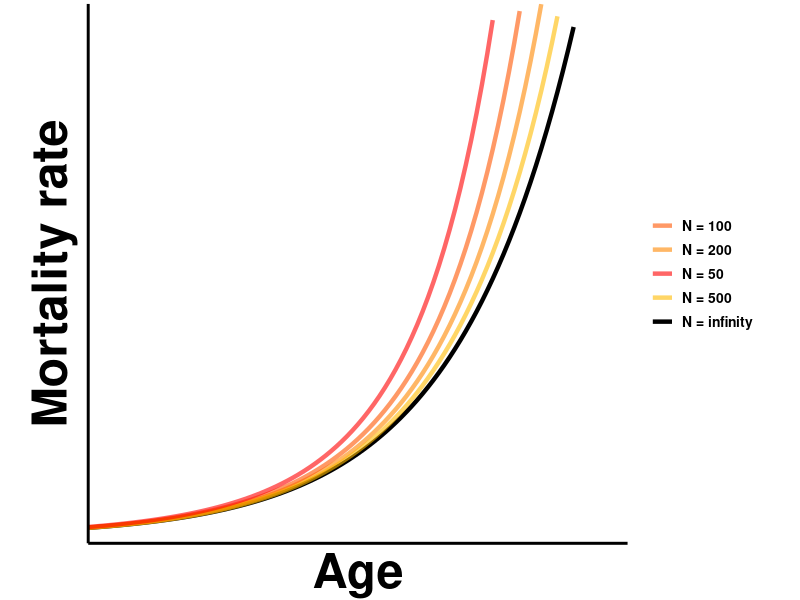
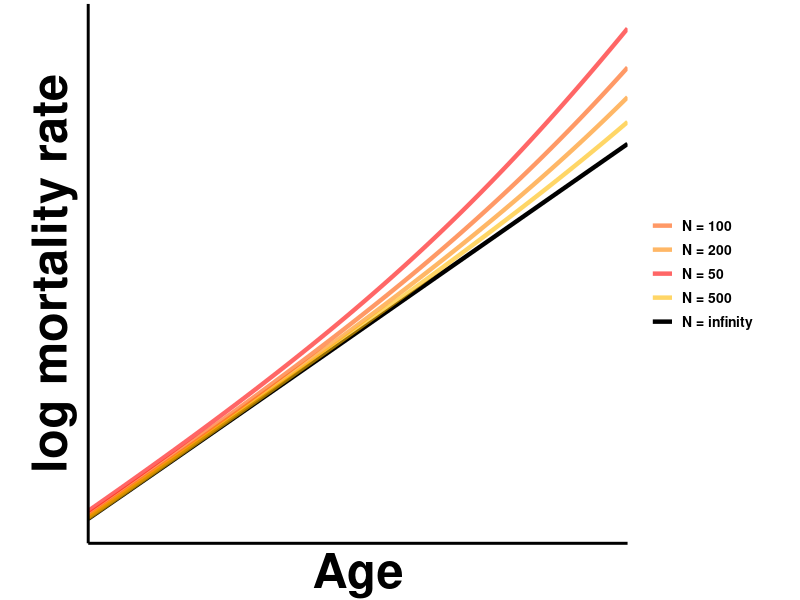

Source code (R) for these figures, in order:
############################
# Compare how the deterministic predictions compare to
# expected trajectory of finite N (stochastic) systems that we got from Ito
# for the Tithonus model
# Written by Shikhara Bhat
# JGU Mainz, Germany
# Date: Mon Oct 06 20:33:41 2025
###########################
library(ggplot2) #for plotting


##########################
#Define the curves we want to plot
# we are using failures: f ---> f + 1/N at rate r_+ = (1-f)*(2phi + kr f)
#              repair:   f ---> f - 1/N at rate r_- = (1-f)*phi
#
# thus the failure rule is r_+ - r_- = (1-f)*(phi + kr f)
# and the turnover is (r_+ + r_-) = (1-f)*(3phi + kr).

#The Gompertz-Makeham curve M + a*exp(bt)
gompertz_makeham <- function(t,phi,k,mu_e,chi,f0){
  
  #composite variables for convenience
  alpha <- phi + k*f0
  beta <- phi + k
  
  #from our analytics
  M <- mu_e - (chi*phi)/(k-phi)
  a <- chi*alpha/((k-phi)*(1-f0))
  
  return (M + a*exp(beta*t))
}


# the N to infinity prediction
inf_N_solution <- function(t,phi,k,mu_e,chi,f0,N){
  
  #composite variables for convenience
  alpha <- phi + k*f0
  beta <- phi + k
  
  numerator <- (alpha*exp(beta*t))-phi*(1-f0)
  denominator <- beta + alpha*(exp(beta*t)-1)
  
  #analytical solution
  f <- numerator/denominator
  
  intr_mort <- f/(1-f) 
  return (mu_e + chi*intr_mort)
}


dmu <- function(t,phi,k,chi,f0,N){
  
  #composite variables for convenience
  alpha <- phi + k*f0
  beta <- phi + k
  
  numerator <- (alpha*exp(beta*t))-phi*(1-f0)
  denominator <- beta + alpha*(exp(beta*t)-1)
  
  #analytical solution
  f <- numerator/denominator
  
  r <- (1-f)*(phi+k*f)
  tau <- (1-f)*(3*phi + k)
  
  muprime <- chi/((1-f)^2)
  
  mudoubleprime <- 2*chi/((1-f)^3)
  
  
  return (r*muprime + (tau*mudoubleprime/(2*N)))
}

#for N < \infty we'll just solve it numerically
expected_finite_N_solution <- function(t,phi,k,mu_e,chi,f0,N){
  
  intrinsic_mort <- integrate(dmu, lower=0, upper = t, phi=phi,k=k,chi=chi,f0=f0,N=N)$value
  
  return (mu_e +  intrinsic_mort)
}

expected_finite_N_solution <- Vectorize(expected_finite_N_solution)


###############################
#Plotting

#define parameters
#X and Y axis scales are unparameterized/arbitrary anyway.
my_params <- list(phi = 0.001, #intrinsic failure (constant component)
                  k = 0.1, #interdependence rate (coefficient of linear component)
                  mu_e = 1e-2, #extrinsic mortality
                  chi = 0.2,   #how strongly failures impact mortality
                  f0 = 0.01 #initial condition
)

#base layer. Control the axis limits and padding here
lineplot <- ggplot() + scale_x_continuous(limits = c(50,95), expand = c(0,0))
lineplot <- lineplot + scale_y_continuous(limits = c(-0.5,39), expand = c(0,0))


###########################
#Plot on a linear scale


#lineplot <- lineplot + geom_function(fun=gompertz_makeham, args = my_params,aes(color='Gompertz-Makeham'),linetype='dashed',linewidth=2,linetype = 'dashed')
lineplot <- lineplot + geom_function(fun=inf_N_solution, args = c(my_params,N=Inf),aes(color='N = infinity'),linewidth=1.5, alpha = 1)
lineplot <- lineplot + geom_function(fun=expected_finite_N_solution, args = c(my_params,N=200),aes(color='N = 200'),linewidth=1.5, alpha = 0.6)
lineplot <- lineplot + geom_function(fun=expected_finite_N_solution, args = c(my_params,N=100),aes(color='N = 100'),linewidth=1.5, alpha = 0.6)
lineplot <- lineplot + geom_function(fun=expected_finite_N_solution, args = c(my_params,N=500),aes(color='N = 500'),linewidth=1.5, alpha = 0.6)
lineplot <- lineplot + geom_function(fun=expected_finite_N_solution, args = c(my_params,N=50),aes(color='N = 50'),linewidth=1.5, alpha = 0.6)

#add a vertical line for plateau time
#lineplot <- lineplot + geom_vline(xintercept = plateau_time(phi=0.08,f0=0,kr=7.92),linetype='dotted',linewidth=2,alpha=0.6, color='#666666')

#add a legend
lineplot <- lineplot + scale_color_manual(values =  c('N = infinity'='#000000',
                                                      'N = 50'='#ff0000',
                                                      'N = 100'='#ff5500',
                                                      'N = 200'='#ff8800',
                                                      'N = 500'='#ffbb00'
                                                      ))


# #aesthetics
lineplot <- lineplot + theme_light() + xlab('Age') + ylab("Mortality rate")
lineplot <- lineplot + theme(panel.border = element_blank(), axis.line = element_line(colour = "black",linewidth=1), panel.grid.major = element_blank(), panel.grid.minor = element_blank())
#lineplot <- lineplot + theme(axis.text = element_text(face = 'bold', color = 'black',size = 30)) #in case we want numbers on the axes
lineplot <- lineplot + theme(axis.title = element_text(face = 'bold',color = 'black',size = 35))
lineplot <- lineplot + theme(legend.text = element_text(face = 'bold', color = 'black',size = 10))
lineplot <- lineplot + theme(aspect.ratio = 1) #set aspect ratio
lineplot <- lineplot + theme(legend.title=element_blank()) #remove legend title
lineplot <- lineplot + theme(axis.ticks.length = unit(.15, "cm")) + theme(axis.ticks = element_line(color='black',linewidth=0.5))
#plot margins are to be provided in the order top, right, bottom, left
lineplot <- lineplot + theme(plot.margin = margin(0.1, 1, ,0.8 , "cm"))

#Remove the numeric values on the x and y axes (because we don't care about the actual numbers)
lineplot <- lineplot + theme(axis.text.x=element_blank(),
                             axis.ticks.x=element_blank(),
                             axis.text.y=element_blank(),
                             axis.ticks.y=element_blank())

lineplot
# 
# suppressWarnings(print(lineplot)) #view the plot

# #uncomment below to save the figure as an SVG
#ggsave(file='./output/fig_2C.svg', plot=lineplot, width=10, height=10)
# 
# #################################
# #also plot the same curves on a log scale
# 
#transform to log scale
logplot <- lineplot + scale_y_continuous(trans='log') + ylab("log mortality rate")
logplot
# 
# #suppressWarnings(print(logplot)) #view the plot
# 
# #uncomment below to save the figure as an SVG
#ggsave(file='./output/fig_2D.svg', plot=logplot, width=10, height=10)
